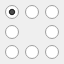
<?xml version="1.0" encoding="UTF-8"?>
<ui version="4.0">
 <class>ImagePositionEditWidget</class>
 <widget class="QWidget" name="ImagePositionEditWidget">
  <property name="geometry">
   <rect>
    <x>0</x>
    <y>0</y>
    <width>64</width>
    <height>64</height>
   </rect>
  </property>
  <property name="minimumSize">
   <size>
    <width>64</width>
    <height>64</height>
   </size>
  </property>
  <property name="windowTitle">
   <string>Form</string>
  </property>
  <layout class="QGridLayout" name="gridLayout">
   <property name="leftMargin">
    <number>5</number>
   </property>
   <property name="topMargin">
    <number>5</number>
   </property>
   <property name="rightMargin">
    <number>5</number>
   </property>
   <property name="bottomMargin">
    <number>5</number>
   </property>
   <item row="0" column="0">
    <widget class="QRadioButton" name="topLeftRadioButton">
     <property name="text">
      <string/>
     </property>
     <property name="checked">
      <bool>true</bool>
     </property>
    </widget>
   </item>
   <item row="0" column="1">
    <widget class="QRadioButton" name="topRadioButton">
     <property name="text">
      <string/>
     </property>
    </widget>
   </item>
   <item row="0" column="2">
    <widget class="QRadioButton" name="topRightRadioButton">
     <property name="text">
      <string/>
     </property>
    </widget>
   </item>
   <item row="1" column="0">
    <widget class="QRadioButton" name="leftRadioButton">
     <property name="text">
      <string/>
     </property>
    </widget>
   </item>
   <item row="1" column="2">
    <widget class="QRadioButton" name="rightRadioButton">
     <property name="text">
      <string/>
     </property>
    </widget>
   </item>
   <item row="2" column="0">
    <widget class="QRadioButton" name="bottomLeftRadioButton">
     <property name="text">
      <string/>
     </property>
     <property name="checked">
      <bool>false</bool>
     </property>
    </widget>
   </item>
   <item row="2" column="1">
    <widget class="QRadioButton" name="bottomRadioButton">
     <property name="text">
      <string/>
     </property>
    </widget>
   </item>
   <item row="2" column="2">
    <widget class="QRadioButton" name="bottomRightRadioButton">
     <property name="text">
      <string/>
     </property>
    </widget>
   </item>
  </layout>
 </widget>
 <resources/>
 <connections/>
</ui>
